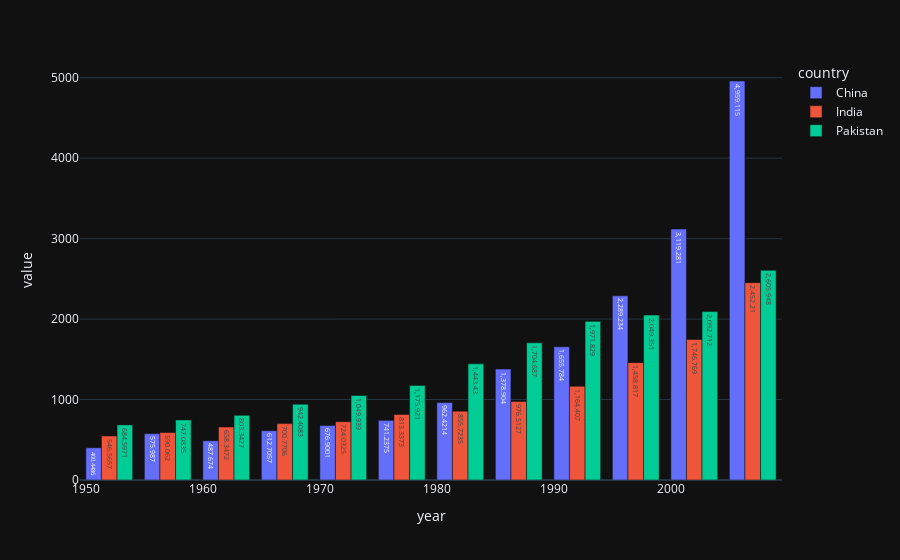

Here is the notebook cell this chart was saved with:
### Code cell
#pop comp of 3 countries
indcp = gap[gap['country'].isin(['India', 'China', 'Pakistan'])].pivot(index='year', columns='country', values='gdpPercap')
px.bar(indcp, x=indcp.index, y=indcp.columns,barmode='group',template='plotly_dark',text_auto=True)

### Figure 1 — Plotly figure (JSON) as saved in the notebook; plotly's stock layout.template omitted (floating-point values rounded to 4 significant figures)
{"data": [{"alignmentgroup": "True", "hovertemplate": "country=China<br>year=%{x}<br>value=%{y}<extra></extra>", "legendgroup": "China", "marker": {"color": "#636efa", "pattern": {"shape": ""}}, "name": "China", "offsetgroup": "China", "orientation": "v", "showlegend": true, "textposition": "auto", "texttemplate": "%{y}", "type": "bar", "x": [1952, 1957, 1962, 1967, 1972, 1977, 1982, 1987, 1992, 1997, 2002, 2007], "xaxis": "x", "y": [400.4, 576.0, 487.7, 612.7, 676.9, 741.2, 962.4, 1379.0, 1656.0, 2289.0, 3119.0, 4959.0], "yaxis": "y"}, {"alignmentgroup": "True", "hovertemplate": "country=India<br>year=%{x}<br>value=%{y}<extra></extra>", "legendgroup": "India", "marker": {"color": "#EF553B", "pattern": {"shape": ""}}, "name": "India", "offsetgroup": "India", "orientation": "v", "showlegend": true, "textposition": "auto", "texttemplate": "%{y}", "type": "bar", "x": [1952, 1957, 1962, 1967, 1972, 1977, 1982, 1987, 1992, 1997, 2002, 2007], "xaxis": "x", "y": [546.6, 590.1, 658.3, 700.8, 724.0, 813.3, 855.7, 976.5, 1164.0, 1459.0, 1747.0, 2452.0], "yaxis": "y"}, {"alignmentgroup": "True", "hovertemplate": "country=Pakistan<br>year=%{x}<br>value=%{y}<extra></extra>", "legendgroup": "Pakistan", "marker": {"color": "#00cc96", "pattern": {"shape": ""}}, "name": "Pakistan", "offsetgroup": "Pakistan", "orientation": "v", "showlegend": true, "textposition": "auto", "texttemplate": "%{y}", "type": "bar", "x": [1952, 1957, 1962, 1967, 1972, 1977, 1982, 1987, 1992, 1997, 2002, 2007], "xaxis": "x", "y": [684.6, 747.1, 803.3, 942.4, 1050.0, 1176.0, 1443.0, 1705.0, 1972.0, 2049.0, 2093.0, 2606.0], "yaxis": "y"}], "layout": {"barmode": "group", "legend": {"title": {"text": "country"}, "tracegroupgap": 0}, "margin": {"t": 60}, "xaxis": {"anchor": "y", "domain": [0, 1], "title": {"text": "year"}}, "yaxis": {"anchor": "x", "domain": [0, 1], "title": {"text": "value"}}}}
